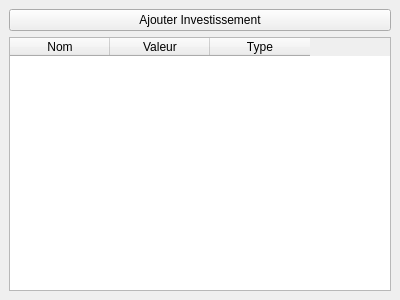
<ui version="4.0">
 <class>MainWindow</class>
 <widget class="QMainWindow" name="MainWindow">
  <property name="geometry">
   <rect>
    <x>0</x>
    <y>0</y>
    <width>400</width>
    <height>300</height>
   </rect>
  </property>
  <widget class="QWidget" name="centralwidget">
   <layout class="QVBoxLayout" name="verticalLayout">
    <item>
     <widget class="QPushButton" name="addButton">
      <property name="text">
       <string>Ajouter Investissement</string>
      </property>
     </widget>
    </item>
    <item>
     <widget class="QTableWidget" name="portfolioTable">
      <column>
       <property name="text">
        <string>Nom</string>
       </property>
      </column>
      <column>
       <property name="text">
        <string>Valeur</string>
       </property>
      </column>
      <column>
       <property name="text">
        <string>Type</string>
       </property>
      </column>
     </widget>
    </item>
   </layout>
  </widget>
 </widget>
 <resources/>
 <connections/>
</ui>
